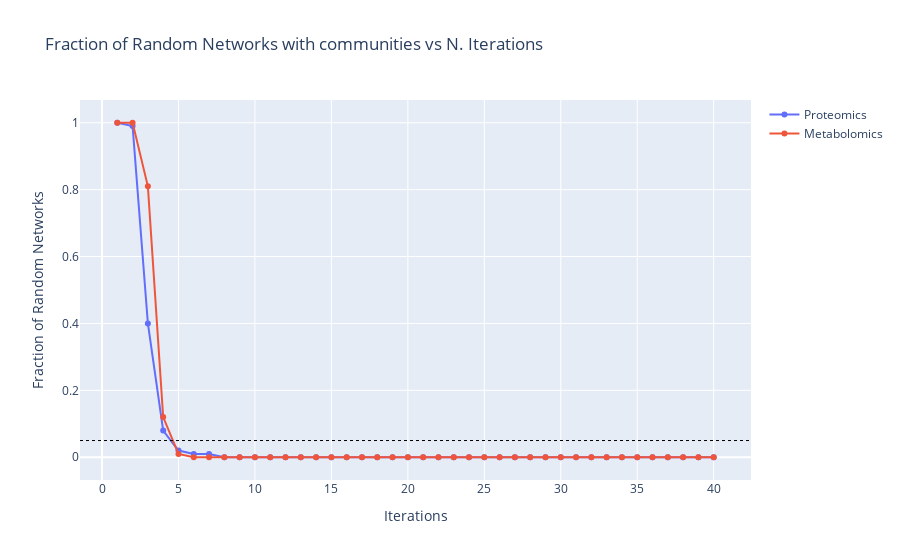

Here is the notebook cell this chart was saved with:
### Code cell
i = 40

file = 'Plots/ClusterConsensus.html'
if os.path.exists(file):
    os.remove(file)


fig = go.Figure()
fig.add_trace(go.Scatter(
    x=np.arange(1, i+1),
    y =commLqqn[:i],
    mode='lines+markers',
    name='Proteomics'
))
fig.add_trace(go.Scatter(
    x=np.arange(1, i+1),
    y =commLmmn[:i],
    mode='lines+markers',
    name='Metabolomics'
))
fig.add_hline(y=0.05,line_width=1, line_dash="dot", line_color="black")
fig.update_layout(title='Fraction of Random Networks with communities vs N. Iterations')
fig.update_xaxes(title='Iterations'); fig.update_yaxes(title='Fraction of Random Networks')

fig.show()
with open(file, 'a') as f:
    f.write(fig.to_html(full_html=False, include_plotlyjs='cdn', default_height='50%', default_width='80%'))

### Figure 1 — Plotly figure (JSON) as saved in the notebook; plotly's stock layout.template omitted (floating-point values rounded to 4 significant figures)
{"data": [{"mode": "lines+markers", "name": "Proteomics", "type": "scatter", "x": [1, 2, 3, 4, 5, 6, 7, 8, 9, 10, 11, 12, 13, 14, 15, 16, 17, 18, 19, 20, 21, 22, 23, 24, 25, 26, 27, 28, 29, 30, 31, 32, 33, 34, 35, 36, 37, 38, 39, 40], "y": [1, 0.99, 0.4, 0.08, 0.02, 0.01, 0.01, 0, 0, 0, 0, 0, 0, 0, 0, 0, 0, 0, 0, 0, 0, 0, 0, 0, 0, 0, 0, 0, 0, 0, 0, 0, 0, 0, 0, 0, 0, 0, 0, 0]}, {"mode": "lines+markers", "name": "Metabolomics", "type": "scatter", "x": [1, 2, 3, 4, 5, 6, 7, 8, 9, 10, 11, 12, 13, 14, 15, 16, 17, 18, 19, 20, 21, 22, 23, 24, 25, 26, 27, 28, 29, 30, 31, 32, 33, 34, 35, 36, 37, 38, 39, 40], "y": [1, 1, 0.81, 0.12, 0.01, 0, 0, 0, 0, 0, 0, 0, 0, 0, 0, 0, 0, 0, 0, 0, 0, 0, 0, 0, 0, 0, 0, 0, 0, 0, 0, 0, 0, 0, 0, 0, 0, 0, 0, 0]}], "layout": {"shapes": [{"line": {"color": "black", "dash": "dot", "width": 1}, "type": "line", "x0": 0, "x1": 1, "xref": "x domain", "y0": 0.05, "y1": 0.05, "yref": "y"}], "title": {"text": "Fraction of Random Networks with communities vs N. Iterations"}, "xaxis": {"title": {"text": "Iterations"}}, "yaxis": {"title": {"text": "Fraction of Random Networks"}}}}
